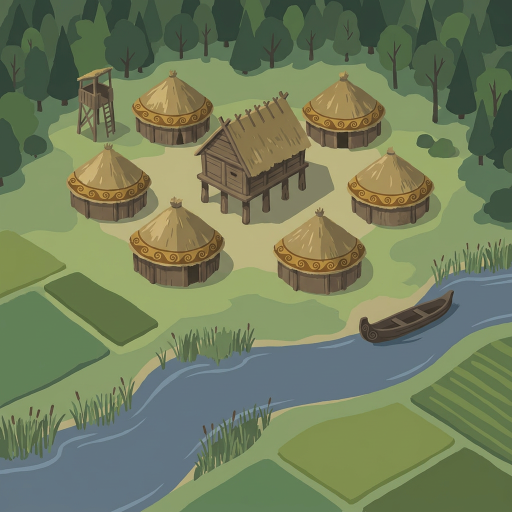
#> input picture art/anchors/anchor-village.png, 1024 x 1024 px (shown at 1/2 size)
$ python -i post.py   (imports and definitions only)
#> lines starting #> are read from the running program, lines starting #| are printed output that depends on the picture
"""Turn picked candidates into game sprites: key out the magenta, trim, downscale, pack an atlas.

    uv run --with pillow python3 scripts/art/post.py            # all groups with picks
    uv run --with pillow python3 scripts/art/post.py --group buildings --contact   # a contact sheet of every candidate for review

Reads art/picks/<group>.json ({key: candidateIndex}), writes art/sprites/<group>/<key>.png (transparent, trimmed, at
the manifest's target height) and apps/web/public/art/atlas.png + atlas.json for the renderer.
"""
import argparse, json, os, glob, math
from PIL import Image, ImageFilter

ROOT = os.path.dirname(os.path.dirname(os.path.dirname(os.path.abspath(__file__))))


# [17 lines left out: function key_out, not called in this run]


def trim(img: Image.Image, pad: int = 4) -> Image.Image:
    bbox = img.split()[3].point(lambda v: 255 if v > 24 else 0).getbbox()
    if not bbox: return img
    x0, y0, x1, y1 = bbox
    return img.crop((max(0, x0 - pad), max(0, y0 - pad), min(img.width, x1 + pad), min(img.height, y1 + pad)))


# [50 lines left out: function main, not called in this run]


# [2 lines not run here, left out]

>>> import cv2
>>> picture = cv2.imread('../../art/anchors/anchor-village.png', cv2.IMREAD_GRAYSCALE)
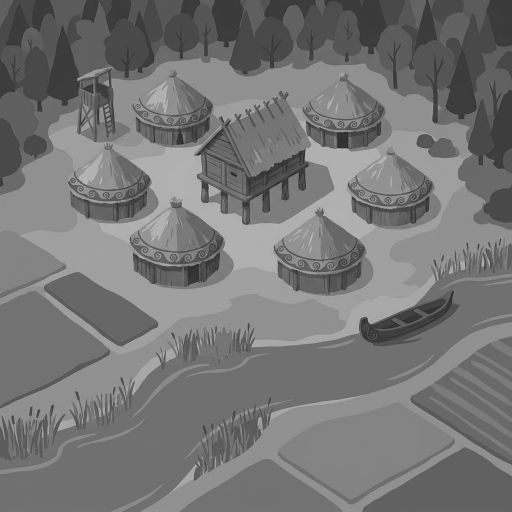
#> picture: shape (1024, 1024) (shown at 1/2 size); min 29, max 206, mean 117.4
>>> result = trim(picture)
#> (the run stopped early here; a loop or call above may not have finished)
